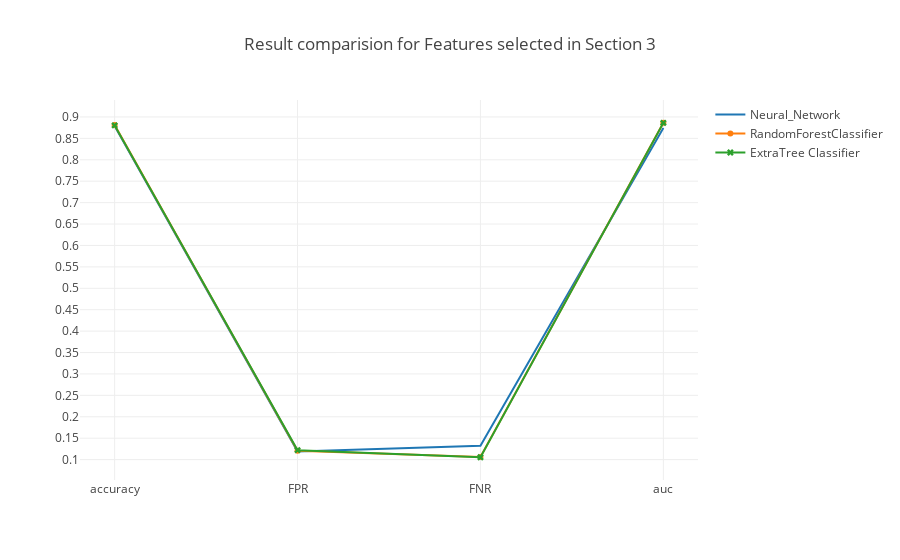

Write notebook code for a chart like this one.
### Code cell
trace0 = go.Scatter(x=table_80_70_test.iloc[0].index.values[[0,5,6,7]],
                    y=table_80_70_test.iloc[0].values[[0,5,6,7]],
                    mode = 'lines',
                    name = 'Neural_Network')

trace1 = go.Scatter(x=table_80_70_test.iloc[1].index.values[[0,5,6,7]],
                    y=table_80_70_test.iloc[1].values[[0,5,6,7]],
                    mode = 'lines+markers',
                    name = 'RandomForestClassifier')

trace2 = go.Scatter(x=table_80_70_test.iloc[2].index.values[[0,5,6,7]],
                    y=table_80_70_test.iloc[2].values[[0,5,6,7]],
                    mode = 'lines+markers',marker=dict(symbol='x'),
                    name = 'ExtraTree Classifier')

data = [trace0, trace1, trace2]
layout = go.Layout(yaxis=dict(tick0=0,dtick=0.05),title='Result comparision for Features selected in Section 3')
fig = go.Figure(data=data, layout=layout)

iplot(fig, filename='Result')

### Figure 1 — Plotly figure (JSON) as saved in the notebook; plotly's stock layout.template omitted (floating-point values rounded to 4 significant figures)
{"data": [{"mode": "lines", "name": "Neural_Network", "type": "scatter", "uid": "367a2000-8657-44ee-b43c-9b4b6cc9c1f8", "x": ["accuracy", "FPR", "FNR", "auc"], "y": [0.879, 0.1191, 0.1323, 0.8743]}, {"mode": "lines+markers", "name": "RandomForestClassifier", "type": "scatter", "uid": "b729ae1d-b48c-467d-874f-4a2a4a0f1689", "x": ["accuracy", "FPR", "FNR", "auc"], "y": [0.8814, 0.1207, 0.1063, 0.8865]}, {"marker": {"symbol": "x"}, "mode": "lines+markers", "name": "ExtraTree Classifier", "type": "scatter", "uid": "25c32f74-6558-46bb-aeae-96d891977da1", "x": ["accuracy", "FPR", "FNR", "auc"], "y": [0.8804, 0.1221, 0.1055, 0.8862]}], "layout": {"title": "Result comparision for Features selected in Section 3", "yaxis": {"dtick": 0.05, "tick0": 0}}}
